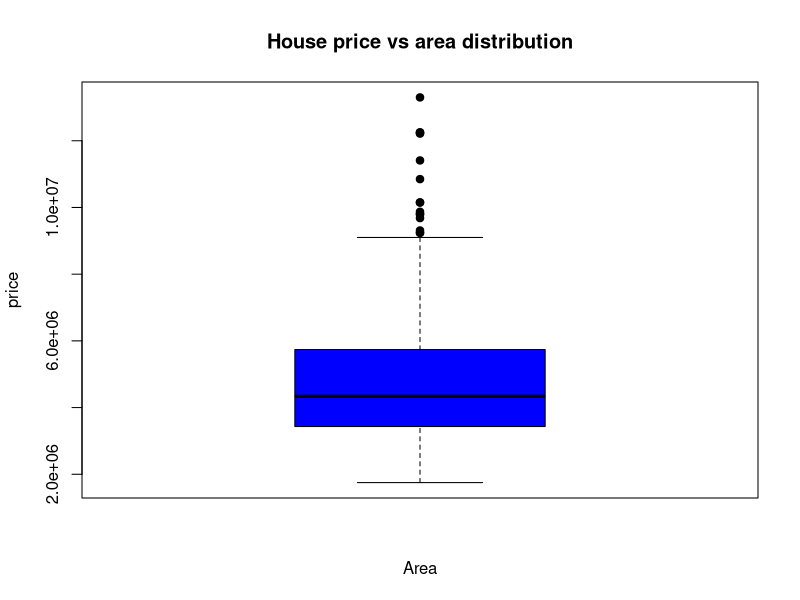
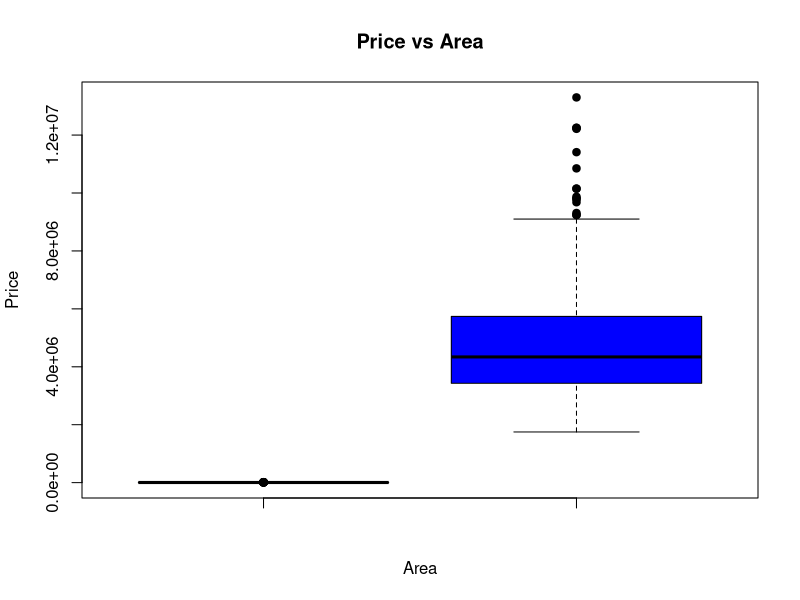

Generate these figures, in order, with R:
house = read.csv('Housing.csv')
str(house)
head(house)
View(house)
is.na(house)
dim(house)
nrow(house)
sapply(house,class)
summary(house)
sum(is.na(house))
colSums(is.na(house))
sum(duplicated(house))
table(house$Neighborhood)

boxplot(house$price,
main="House price vs area distribution",
xlab="Area",
ylab="price",
pch=19,
col="blue"
)

boxplot(house$area, house$price,
     main = "Price vs Area",
     xlab = "Area",
     ylab = "Price",
     pch = 19,
     col = "blue")
